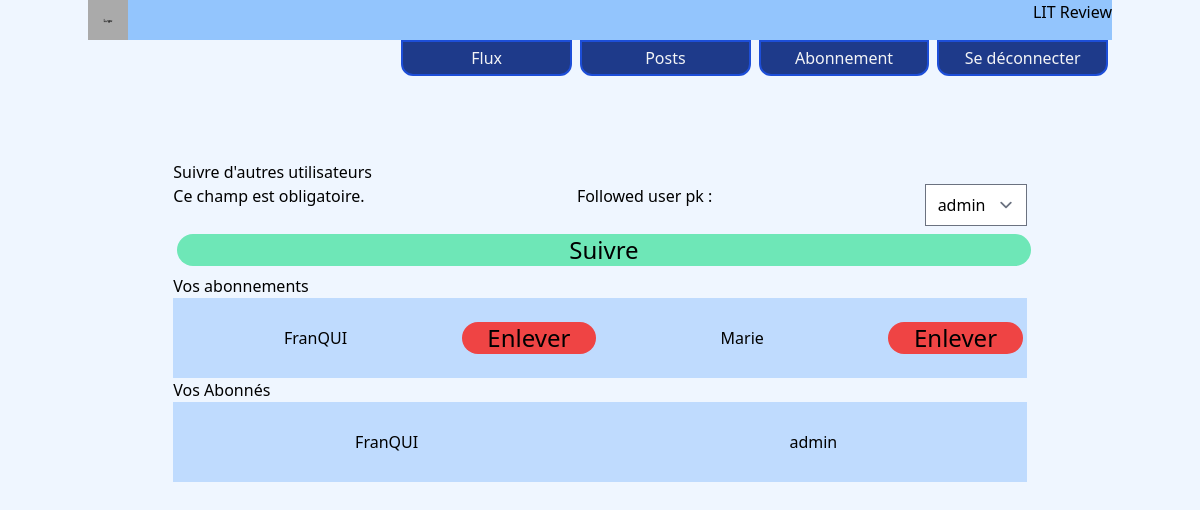
Page /follows/ (signed in) on the earlier database version.
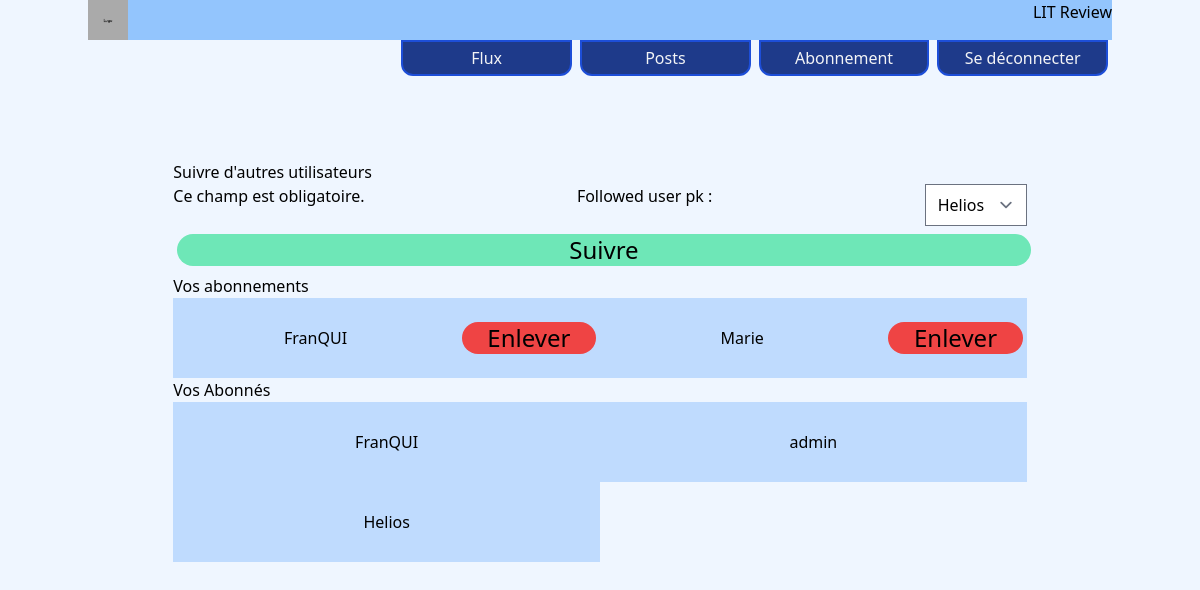
Same page on the later database version.
### user_follow/models.py (models this page shows, shortened)
class UserFollows(models.Model):
    user = models.ForeignKey(to=settings.AUTH_USER_MODEL,
                             on_delete=models.CASCADE,
                             related_name='following')
    followed_user = models.ForeignKey(to=settings.AUTH_USER_MODEL,
                                      on_delete=models.CASCADE,
                                      related_name='followed_by')
    class Meta:
        unique_together = ('user', 'followed_user',)

### user_follow/views.py (the view, shortened to what this page needs)
# urls.py: path('', manage_follow_view, name='follows'),
@login_required
def manage_follow_view(request):
    context = {}
    user = request.user
    user_pk = request.user.id
    follows_pk = [user_follow.followed_user.id for user_follow in UserFollows.objects.filter(user_id=user_pk)]
    follows = UserFollows.objects.filter(user_id=user_pk)
    followers = UserFollows.objects.filter(followed_user_id=user_pk)
    choices = User.objects.all().exclude(pk=user_pk)\
        .exclude(pk__in=follows_pk)\
        .values_list("pk", "username")
    pprint(choices)
    form = NewFollowForm(request.POST, choices=choices)
    context["follows"] = follows
    context["followers"] = followers
    context["form"] = form
    return render(request, 'user_follow/subs_view.html', context)

### user_follow/forms.py
class NewFollowForm(Form):
    def __init__(self, *args, choices, **kwargs):
        super(NewFollowForm, self).__init__(*args, **kwargs)
        self.fields['followed_user_pk'] = ChoiceField(choices=choices)
    class Meta:
        fields = ['followed_user_pk']

### user_follow/templates/user_follow/subs_view.html (shortened to what this page needs)
{% extends "litreview/base.html" %}
{% block content %}
    {% if request.user.is_authenticated%}
        <div class="container w-full md:w-10/12 flex-row justify-center items-center align-middle m-auto">
            <div class="container flex flex-col">
                <h2>Suivre d'autres utilisateurs</h2>
                <form method="POST">
                    {{ form.as_ul }}
                    <button type="submit">Suivre</button>
                </form>
            </div>
            <div class="container flex flex-col">
                <h2>Vos abonnements</h2>
                <ul class="container flex flex-wrap">
                    {% for follow in follows %}
                        <li class="w-full md:w-6/12 flex items-center justify-center bg-blue-200 h-20 flex-shrink-0">
                            <p class="w-full flex items-center justify-center">{{ follow.followed_user }}</p>
                            <form action="{% url 'follows_delete' follow.pk %}"
                                  class="w-6/12 flex items-center justify-center">
                                <button type="submit" class="bg-red-500">Enlever</button>
                            </form>
                        </li>
                    {% endfor %}
                </ul>
            </div>
            <div class="container flex flex-col">
                <h2>Vos Abonnés</h2>
                <ul class="container flex flex-wrap">
                    {% for follower in followers %}
                        <li class="w-full  md:w-6/12 flex items-center justify-center bg-blue-200 h-20 flex-shrink-0">
                            {{ follower.user }}
                        </li>
                    {% endfor %}
                </ul>
            </div>
        </div>
    {% endif %}
{% endblock %}

Differences in the rows shown:
added UserFollows: user "Helios", shown under "Vos Abonnés"
Other differences:
form field followed_user_pk: "admin" → "Helios"
